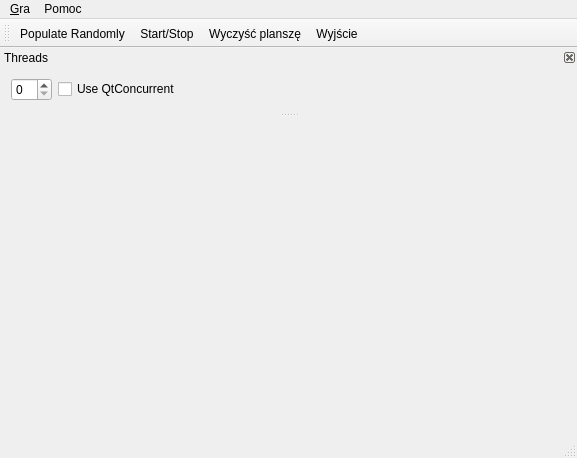
<?xml version="1.0" encoding="UTF-8"?>
<ui version="4.0">
 <class>LifeMainWindow</class>
 <widget class="QMainWindow" name="LifeMainWindow">
  <property name="geometry">
   <rect>
    <x>0</x>
    <y>0</y>
    <width>577</width>
    <height>458</height>
   </rect>
  </property>
  <property name="windowTitle">
   <string>Gra w życie</string>
  </property>
  <widget class="QWidget" name="centralWidget"/>
  <widget class="QMenuBar" name="menuBar">
   <property name="geometry">
    <rect>
     <x>0</x>
     <y>0</y>
     <width>577</width>
     <height>22</height>
    </rect>
   </property>
   <widget class="QMenu" name="menuGame">
    <property name="title">
     <string>&amp;Gra</string>
    </property>
    <addaction name="actionPopulate_Randomly"/>
    <addaction name="actionStartStop"/>
    <addaction name="actionClear"/>
    <addaction name="actionQuit"/>
   </widget>
   <widget class="QMenu" name="menuHelp">
    <property name="title">
     <string>Pomoc</string>
    </property>
    <addaction name="actionAbout"/>
    <addaction name="actionAbout_Qt"/>
   </widget>
   <addaction name="menuGame"/>
   <addaction name="menuHelp"/>
  </widget>
  <widget class="QToolBar" name="toolBar">
   <property name="windowTitle">
    <string>toolBar</string>
   </property>
   <attribute name="toolBarArea">
    <enum>TopToolBarArea</enum>
   </attribute>
   <attribute name="toolBarBreak">
    <bool>false</bool>
   </attribute>
   <addaction name="actionPopulate_Randomly"/>
   <addaction name="actionStartStop"/>
   <addaction name="actionClear"/>
   <addaction name="actionQuit"/>
  </widget>
  <widget class="QStatusBar" name="statusBar"/>
  <widget class="QDockWidget" name="dockWidget">
   <property name="features">
    <set>QDockWidget::DockWidgetClosable</set>
   </property>
   <property name="allowedAreas">
    <set>Qt::BottomDockWidgetArea|Qt::LeftDockWidgetArea|Qt::TopDockWidgetArea</set>
   </property>
   <property name="windowTitle">
    <string>Threads</string>
   </property>
   <attribute name="dockWidgetArea">
    <number>4</number>
   </attribute>
   <widget class="QWidget" name="dockWidgetContents">
    <layout class="QHBoxLayout" name="horizontalLayout">
     <item>
      <widget class="QSpinBox" name="threadSpinBox">
       <property name="focusPolicy">
        <enum>Qt::NoFocus</enum>
       </property>
      </widget>
     </item>
     <item>
      <widget class="QCheckBox" name="isConcurrentBox">
       <property name="text">
        <string>Use QtConcurrent</string>
       </property>
      </widget>
     </item>
     <item>
      <spacer name="horizontalSpacer">
       <property name="orientation">
        <enum>Qt::Horizontal</enum>
       </property>
       <property name="sizeHint" stdset="0">
        <size>
         <width>495</width>
         <height>20</height>
        </size>
       </property>
      </spacer>
     </item>
    </layout>
   </widget>
  </widget>
  <action name="actionPopulate_Randomly">
   <property name="text">
    <string>Populate &amp;Randomly</string>
   </property>
   <property name="shortcut">
    <string>Ctrl+R</string>
   </property>
  </action>
  <action name="actionStartStop">
   <property name="checkable">
    <bool>true</bool>
   </property>
   <property name="text">
    <string>&amp;Start/Stop</string>
   </property>
   <property name="toolTip">
    <string>Start/Stop</string>
   </property>
   <property name="shortcut">
    <string>Space</string>
   </property>
  </action>
  <action name="actionQuit">
   <property name="text">
    <string>&amp;Wyjście</string>
   </property>
   <property name="shortcut">
    <string>Ctrl+Q</string>
   </property>
  </action>
  <action name="actionClear">
   <property name="text">
    <string>&amp;Wyczyść planszę</string>
   </property>
   <property name="shortcut">
    <string>Del</string>
   </property>
  </action>
  <action name="actionAbout">
   <property name="text">
    <string>O programie</string>
   </property>
  </action>
  <action name="actionAbout_Qt">
   <property name="text">
    <string>o Qt</string>
   </property>
  </action>
 </widget>
 <layoutdefault spacing="6" margin="11"/>
 <resources/>
 <connections/>
</ui>
